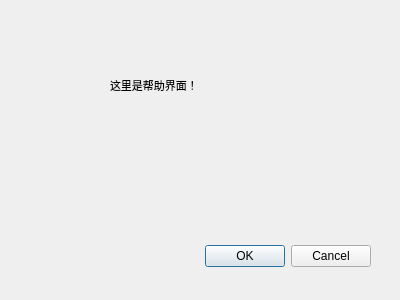
<?xml version="1.0" encoding="UTF-8"?>
<ui version="4.0">
 <class>helpWindow</class>
 <widget class="QDialog" name="helpWindow">
  <property name="geometry">
   <rect>
    <x>0</x>
    <y>0</y>
    <width>400</width>
    <height>300</height>
   </rect>
  </property>
  <property name="windowTitle">
   <string>Dialog</string>
  </property>
  <property name="windowIcon">
   <iconset resource="resources.qrc">
    <normaloff>:/n/res/helpWindow.png</normaloff>:/n/res/helpWindow.png</iconset>
  </property>
  <widget class="QDialogButtonBox" name="buttonBox">
   <property name="geometry">
    <rect>
     <x>30</x>
     <y>240</y>
     <width>341</width>
     <height>32</height>
    </rect>
   </property>
   <property name="orientation">
    <enum>Qt::Horizontal</enum>
   </property>
   <property name="standardButtons">
    <set>QDialogButtonBox::Cancel|QDialogButtonBox::Ok</set>
   </property>
  </widget>
  <widget class="QLabel" name="label">
   <property name="geometry">
    <rect>
     <x>110</x>
     <y>70</y>
     <width>151</width>
     <height>31</height>
    </rect>
   </property>
   <property name="font">
    <font>
     <pointsize>8</pointsize>
    </font>
   </property>
   <property name="text">
    <string>这里是帮助界面！</string>
   </property>
  </widget>
 </widget>
 <resources>
  <include location="resources.qrc"/>
 </resources>
 <connections>
  <connection>
   <sender>buttonBox</sender>
   <signal>accepted()</signal>
   <receiver>helpWindow</receiver>
   <slot>accept()</slot>
   <hints>
    <hint type="sourcelabel">
     <x>248</x>
     <y>254</y>
    </hint>
    <hint type="destinationlabel">
     <x>157</x>
     <y>274</y>
    </hint>
   </hints>
  </connection>
  <connection>
   <sender>buttonBox</sender>
   <signal>rejected()</signal>
   <receiver>helpWindow</receiver>
   <slot>reject()</slot>
   <hints>
    <hint type="sourcelabel">
     <x>316</x>
     <y>260</y>
    </hint>
    <hint type="destinationlabel">
     <x>286</x>
     <y>274</y>
    </hint>
   </hints>
  </connection>
 </connections>
</ui>
